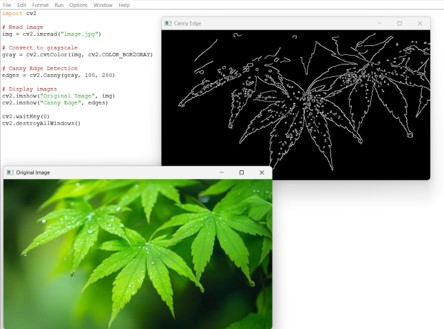
#> input picture Picture3.jpg, 444 x 329 px, found by its file name
$ python lab-3.py
#> lines starting #> are read from the running program, lines starting #| are printed output that depends on the picture
import cv2
img = cv2.imread(r"C:\Users\Harsha\OneDrive\Desktop\ITA0510-LAB\Picture3.jpg")
#> img is the input picture: shape (329, 444, 3); mean B, G, R 124.6, 155, 137.7
if img is None:
    print("Image not found. Check the file path.")
    exit()
gray = cv2.cvtColor(img, cv2.COLOR_BGR2GRAY)
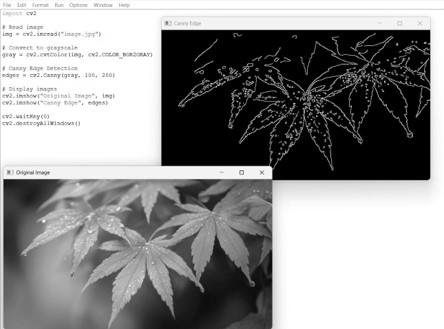
#> gray: shape (329, 444); min 0, max 255, mean 146.4
edges = cv2.Canny(gray, 100, 200)
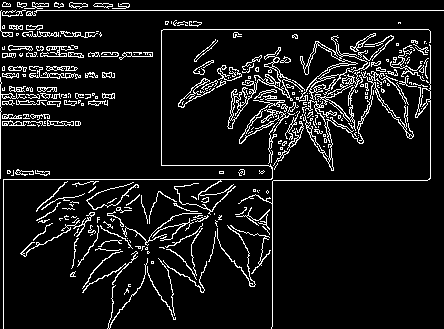
#> edges: shape (329, 444); 9% white in thin lines or dots
cv2.imshow("Original Image", img)
cv2.imshow("Canny Edge Image", edges)
cv2.imwrite("canny_output.jpg", edges)
cv2.waitKey(0)
cv2.destroyAllWindows()

$ run again, with Picture1.jpg copied over Picture3.jpg
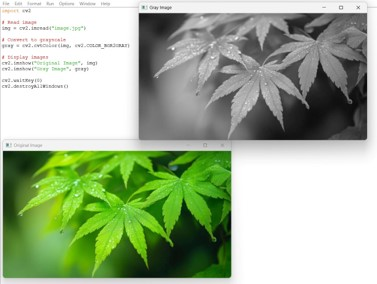
#> input picture Picture1.jpg, 377 x 284 px, found by its file name
#> img is the input picture: shape (284, 377, 3); mean B, G, R 148.9, 178.6, 161.7
#> `gray = cv2.cvtColor(img, cv2.COLOR_BGR2GRAY)`:
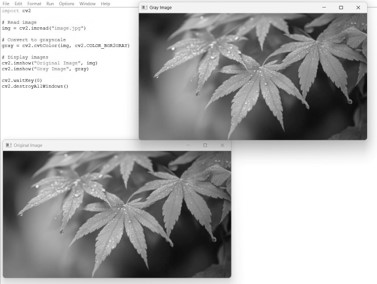
#> gray: shape (284, 377); min 8, max 255, mean 170.2
#> `edges = cv2.Canny(gray, 100, 200)`:
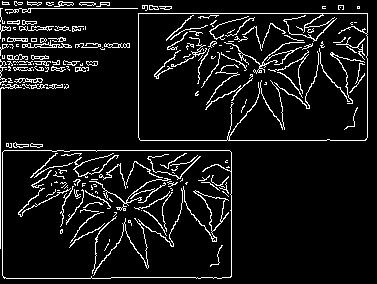
#> edges: shape (284, 377); 8.3% white in thin lines or dots

$ run again, with Picture10.jpg copied over Picture3.jpg
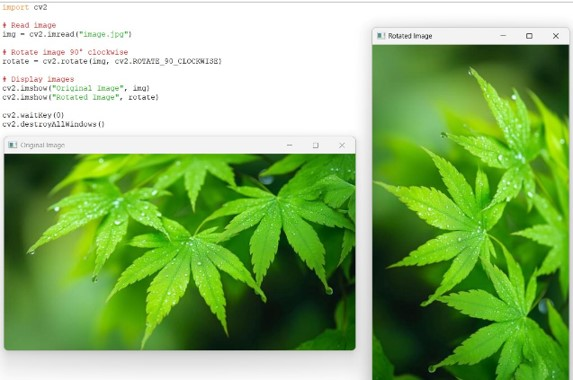
#> input picture Picture10.jpg, 573 x 380 px, found by its file name
#> img is the input picture: shape (380, 573, 3); mean B, G, R 110, 178.4, 139.4
#> `gray = cv2.cvtColor(img, cv2.COLOR_BGR2GRAY)`:
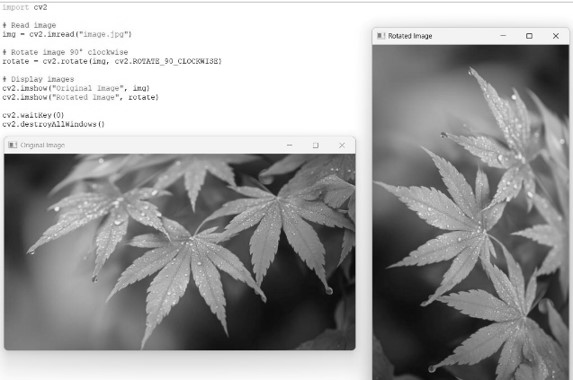
#> gray: shape (380, 573); min 3, max 255, mean 159
#> `edges = cv2.Canny(gray, 100, 200)`:
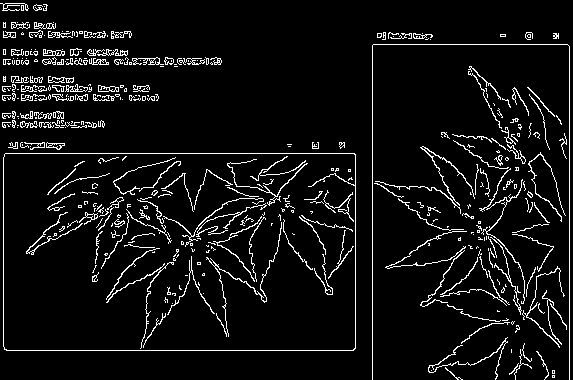
#> edges: shape (380, 573); 6.6% white in thin lines or dots

$ run again, with Picture12.jpg copied over Picture3.jpg
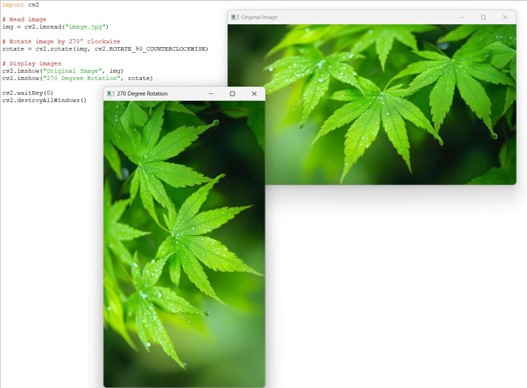
#> input picture Picture12.jpg, 527 x 388 px, found by its file name
#> img is the input picture: shape (388, 527, 3); mean B, G, R 152.7, 201, 173.4
#> `gray = cv2.cvtColor(img, cv2.COLOR_BGR2GRAY)`:
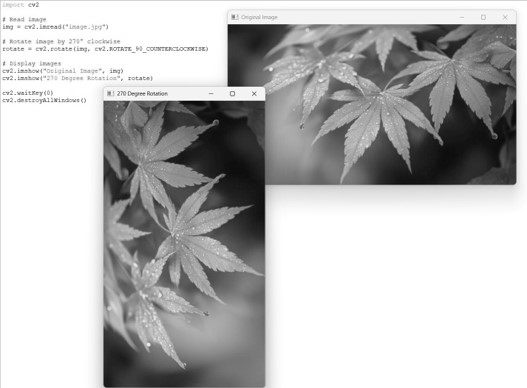
#> gray: shape (388, 527); min 6, max 255, mean 187.3
#> `edges = cv2.Canny(gray, 100, 200)`:
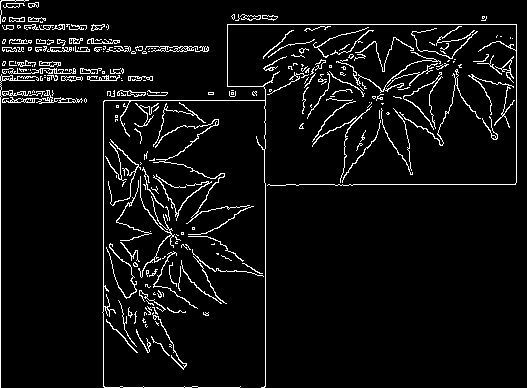
#> edges: shape (388, 527); 5.7% white in thin lines or dots
